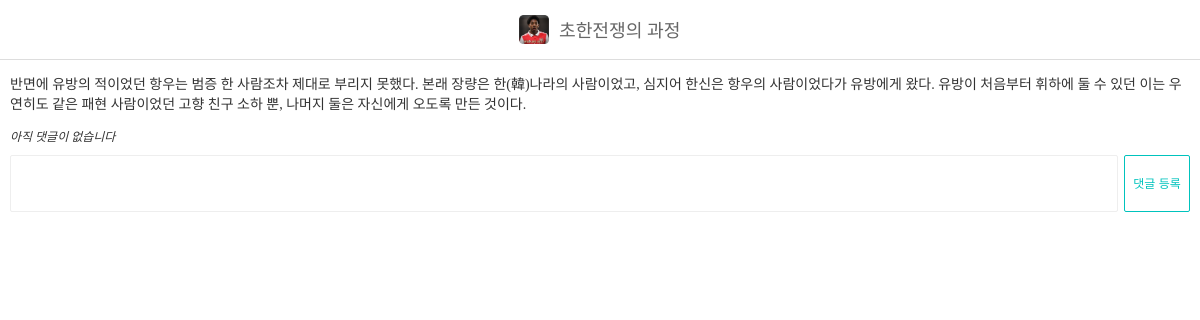
/detail/3, run on the app's committed database.
### blog/models.py (models this page shows, shortened)
class Post(models.Model):
    title = models.CharField('포스트 제목', max_length=20)
    content = models.TextField('포스트 내용')
    thumbnail = models.ImageField('썸네일 이미지' , upload_to='post' , blank=True)

### config/views.py (the view)
# urls.py: path('detail/<int:post_id>' , detail),
def detail(request , post_id):
    post = Post.objects.get(id = post_id)
    if request.method == 'POST':
        Comment.objects.create(
            post = post,
            content = request.POST['comment']
        )
    context = {
        'post' : post
    }
    return render(request , 'detail.html' , context)

### templates/detail.html (shortened to what this page needs)
{% load static %}
<!doctype html>
<html lang="en">
<head>
    <link rel="stylesheet" href="{% static 'css/style.css' %}">
</head>
<body>
    <div id="navbar">
        {% if post.thumbnail %}
            <img src="{{ post.thumbnail.url }}" alt="">
        {% endif %}
        <span>{{post.title}}</span>
    </div>
    <div id="post-detail">
        <p>{{post.content|linebreaksbr}}</p>
        <ul class="comments">
            {% for comment in post.comment_set.all %}
                <li class="comment">{{comment.content}}</li>
            {% empty %}
                <li class="comment-empty">아직 댓글이 없습니다</li>
            {% endfor %}
        </ul>
        <form method="POST">
            <textarea name="comment"></textarea>
            <button type="submit" class="btn btn-primary">댓글 등록</button>
        </form>
    </div>
</body>
</html>

### static/css/style.css (style rules this page uses)
ul, ol { list-style: none; padding: 0; margin: 0; }
html { margin: 0; font-family: "Noto Sans KR", serif; font-weight: 300; font-size: 14px; color: #333; height: 100%; }
body { margin: 0; height: 100%; }
#navbar { position: fixed; top: 0; width: 100%; z-index: 999; display: flex; flex-direction: row; flex-wrap: nowrap; justify-content: center; align-items: center; background-color: rgba(255, 255, 255, 0.9); color: #666; font-size: 1.3rem; height: 59px; border-bottom: 1px solid #ddd; }
#navbar > span { margin-top: -2px; }
#navbar img { height: 29.5px; border-radius: 3px; margin-right: 10px; }
.btn { width: 66px; height: 30px; line-height: 25px; background-color: #fff; border-radius: 15px; transition-duration: 0.3s; transition-timing-function: ease; font-size: 12px; cursor: pointer; text-align: center; }
.btn-primary { border: 1px solid #00c3bd; color: #00c3bd; }
ul.comments { font-size: 12px; }
ul.comments > li.comment-empty { font-style: italic; }
#post-detail { padding: 59px 10px; }
#post-detail > form { width: 100%; margin-top: 10px; display: flex; }
#post-detail > form > textarea { border: 1px solid #eee; padding: 10px; box-sizing: border-box; resize: none; border-radius: 2px; flex-grow: 1; margin-right: 6px; }
#post-detail > form > button { height: 57px; line-height: 50px; border-radius: 2px; }

### data on the page
Post: thumbnail (picture), title "초한전쟁의 과정", content "반면에 유방의 적이었던 항우는 범증 한 사람조차 제대로 부리지 못했다. 본래 장량은 한(韓)나라의 사람이었고, 심지어 한신은 항우의 사람이었다가 유방에게 왔다. 유방이 처음부터 휘하에 둘 수 있던 이는 우연히도 같은 패현 사람이었던 고향 친구 소하 뿐, 나머지 둘은 자신에게 오도록 만든 것이다."
